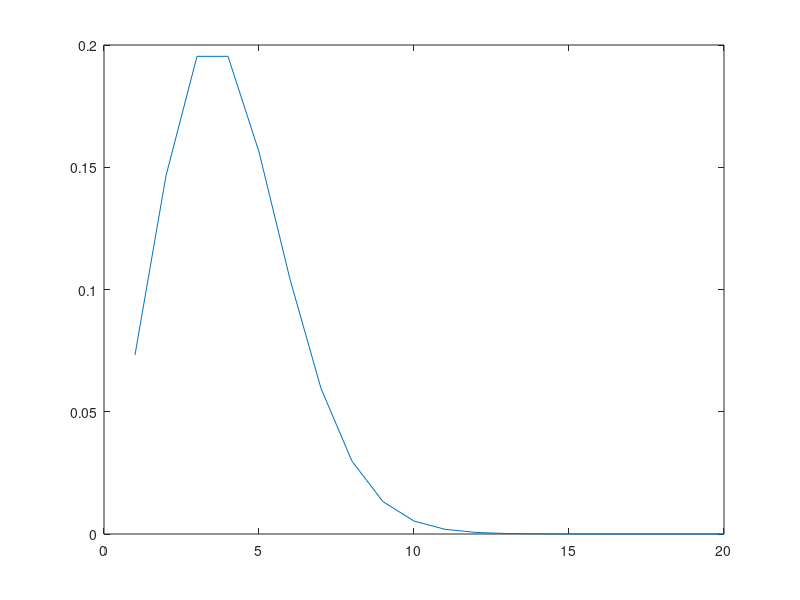

MATLAB code to generate this figure:
% 問8 グラフの描写

% ガウス分布のグラフをプロット
% y = \frac{1}{\sqrt{2\pi}} \cdot e^{-\frac{x^2}{2}}

prob8 = @(x) ((1/(2*pi)) .* exp(-x.^2/2));
range = [-5,5];
fplot(prob8,range)


% 問9 定積分の計算
prob9 = @(x) (1/(sqrt(2*pi))) .* exp(-x.^2/2);
integral(prob9,-inf,inf)


% 問10 ポアソン分布の計算
lamda   = 4;
prob10  = @(k) (lamda.^k)*(exp(-lamda)) ./ factorial(k);
range10 = 1:1:20;
Ans10   = prob10(range10)


% 問11 問10のものをプロットする
plot(range10,Ans10)


% 問12 csvに含まれるデータのプロット



% 問13 線形計画



% 問14 制約あり最適化問題(簡単ver)

% 目的関数
% xが定まるとyも一意に定まるので

